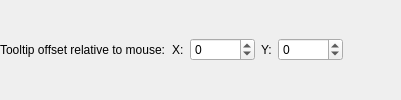
            <widget class="QWidget" name="tooltipOffsetContainer" native="true">
             <layout class="QHBoxLayout" name="horizontalLayout_19">
              <property name="leftMargin">
               <number>0</number>
              </property>
              <property name="topMargin">
               <number>0</number>
              </property>
              <property name="rightMargin">
               <number>0</number>
              </property>
              <property name="bottomMargin">
               <number>0</number>
              </property>
              <item>
               <widget class="QLabel" name="tooltipOffsetLabel">
                <property name="text">
                 <string>Tooltip offset relative to mouse:</string>
                </property>
               </widget>
              </item>
              <item>
               <widget class="QLabel" name="tooltipOffsetXLabel">
                <property name="text">
                 <string notr="true">X:</string>
                </property>
               </widget>
              </item>
              <item>
               <widget class="QSpinBox" name="tooltipOffsetXSpinBox">
                <property name="minimum">
                 <number>-32768</number>
                </property>
                <property name="maximum">
                 <number>32767</number>
                </property>
               </widget>
              </item>
              <item>
               <widget class="QLabel" name="tooltipOffsetYLabel">
                <property name="text">
                 <string notr="true">Y:</string>
                </property>
               </widget>
              </item>
              <item>
               <widget class="QSpinBox" name="tooltipOffsetYSpinBox">
                <property name="minimum">
                 <number>-32768</number>
                </property>
                <property name="maximum">
                 <number>32767</number>
                </property>
               </widget>
              </item>
              <item>
               <spacer name="horizontalSpacer_13">
                <property name="orientation">
                 <enum>Qt::Horizontal</enum>
                </property>
                <property name="sizeHint" stdset="0">
                 <size>
                  <width>58</width>
                  <height>20</height>
                 </size>
                </property>
               </spacer>
              </item>
             </layout>
            </widget>
